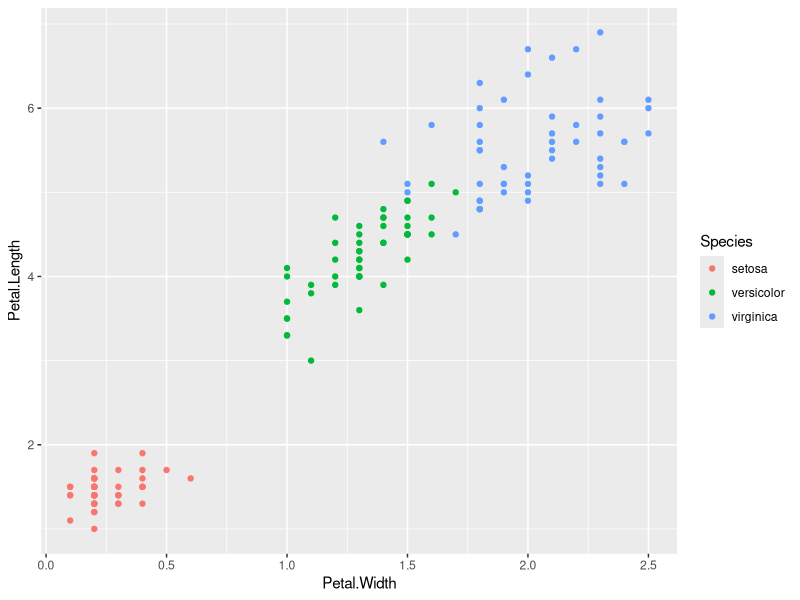
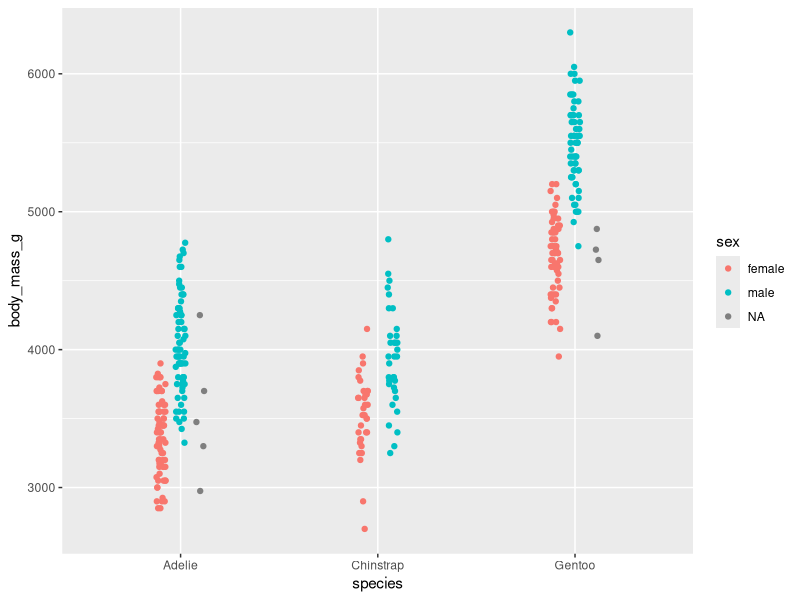
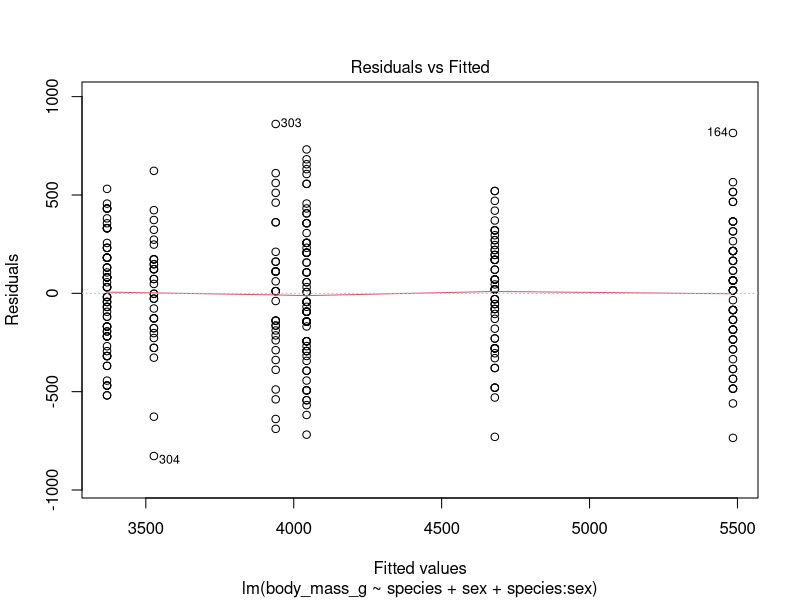
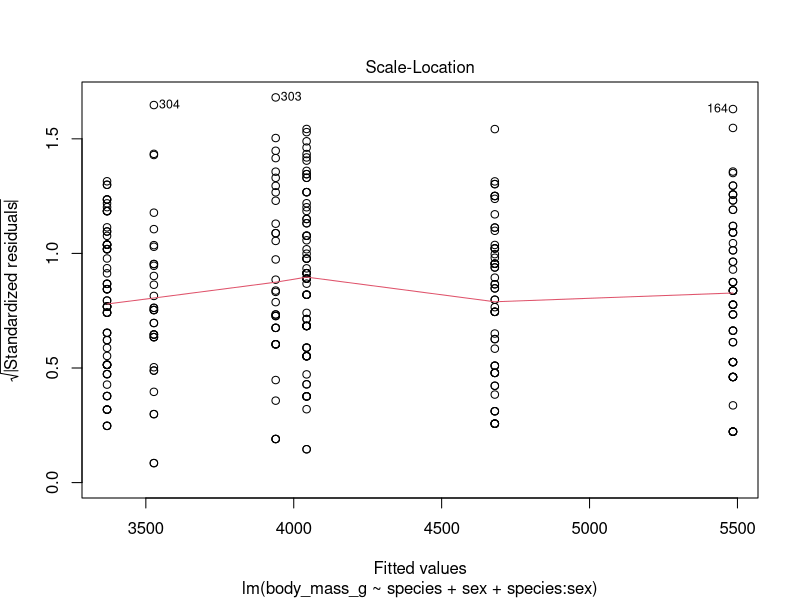
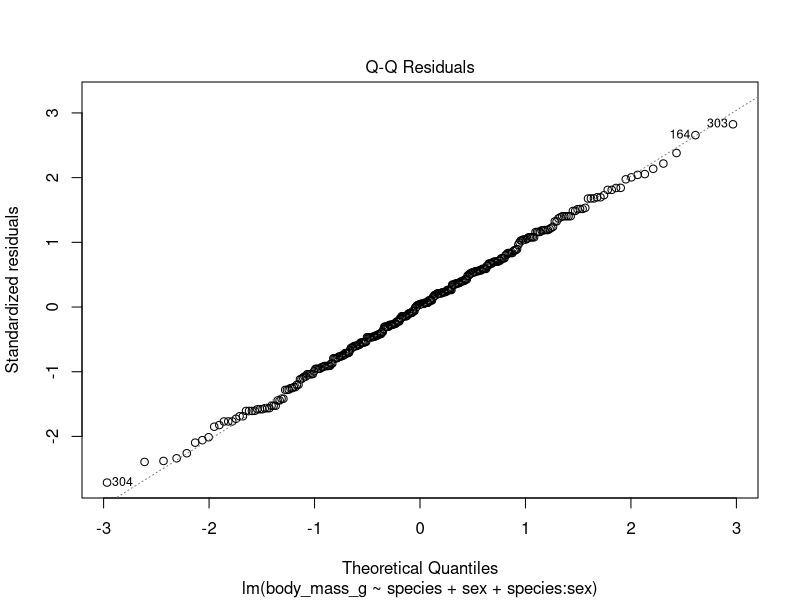

The R source for these figures, in order:
# 多重比較の紹介
# 2024-09-25
# Greg Nishihara


# パッケージの読み込み
# github のリンク https://github.com/gnishihara/data-kaiseki-2024

library(tidyverse) # tidyverse
library(lubridate) # 日時データの処理
library(emmeans)   # 多重比較
library(ggtext)    # ggplot にマークダウンを使う

# install.packages("palmerpenguins")

# 3種のアヤメ(Iris setosa, Iris versicolor, Iris virginica)

df1 = iris |> as_tibble()

df1
# 作図して、データを可視化する
ggplot(df1) + 
  geom_point(aes(x = Petal.Width,
                 y = Petal.Length,
                 color = Species))


# 作業仮設：種によって花弁の長さは異なる
# 帰無仮説：種による花弁の長さは等しい（または、同じである）

# t検定を利用
# このとき、すべて種の組み合わせによる違いを検討する
# setosa vs versicolor (t12)
# setosa vs virginica (t13)
# versicolor vs virginica (t23)
# t検定の関数は t.test()

filter(df1, !str_detect(Species, "virginica"))

t12 = t.test(Petal.Length ~ Species,
       data = filter(df1, !str_detect(Species, "virginica")))

t13 = t.test(Petal.Length ~ Species,
             data = filter(df1, !str_detect(Species, "versicolor")))

t23 = t.test(Petal.Length ~ Species,
             data = filter(df1, !str_detect(Species, "setosa")))

t12 # t値 (-39.49), 自由度 (62.14), p値 (<2.2e-16)
t13
t23
# 一つの作業仮設にたいして、t検定を複数回すると、
# 第１種の誤りを起こしやすい。
# ３回比較した場合、第１誤り = (1-(1-0.05)^3)
(1-(1-0.05)^3)


# 数種類の因子の影響を見たいとき、分散分析

m1 = lm(Petal.Length ~ Species, data = df1)
summary.aov(m1) # 一元配置分散分析
emmeans(m1, specs = 'pairwise'~Species) # デフォルトは TukeyHSD 法
emmeans(m1, specs = 'pairwise'~Species, # ボンフェロニー法
        adjust = "bonferroni")

# 二元配置分散分析
# species, island, sex が因子
# bill_length_mm, bill_depth_mm, flipper_length_mm,
# body_mass_g, year
# 作業仮設：Species と Sex によって body mass は異なる
# 帰無仮説：
#   Species による効果はない
#   Sex による効果はない
#   Species と Sex による効果はない
 
df2 = palmerpenguins::penguins

ggplot(df2) + 
  geom_point(aes(x = species,
                 y = body_mass_g, 
                 color = sex),
             position = position_jitterdodge(jitter.width = 0.1,
                                             dodge.width = 0.3))
df2 = df2 |> drop_na() # NA を解析データから外す
m0 = lm(body_mass_g ~ 1, data = df2) # 帰無モデル
m1 = lm(body_mass_g ~ species, data = df2) # species に対するモデル
m2 = lm(body_mass_g ~ sex, data = df2) # sex に対するモデル
m3 = lm(body_mass_g ~ species + sex, data = df2) # species + sex に対するモデル
m4 = lm(body_mass_g ~ species + sex + species:sex, data = df2) # フルモデル（相互作用項あり）
# 相互作用は species:sex です。
# AIC (Akaike Information Criterion)
# 一番低いAICがもっともいいモデル
AIC(m0, m1, m2, m3, m4)

summary.aov(m4) # 分散分析表
# すべての効果のP値は 0.05 より引くい

# 分散分析の仮定
# （１）残渣は独立して同分布に従う
# （２）残渣は正規分布に従う
# （３）残渣の分散は等しい

# モデル診断図を確認して、分散分析の仮定が守られているかを
# 評価する
plot(m4, which = 1) # 残渣対期待値の図
plot(m4, which = 3) # 標準化残渣対期待値の図
plot(m4, which = 2) # 正規性の確認(QQplot)
# 診断図に問題はなかったので、m4 モデルを採択する
# m4 を用いた多重比較
# Species 内の sex 毎の多重比較
emmeans(m4, 
        specs = 'pairwise' ~ sex,
        by = "species", adjust = "bonferonni")
# Sex 内の Species 毎の多重比較
emmeans(m4, 
        specs = 'pairwise' ~ species,
        by = "sex", adjust = "bonferroni")

# すべての組み合わせのペア事比較 
# ナンセンスですので、普段はしません。
emmeans(m4, specs = 'pairwise' ~ species:sex)
